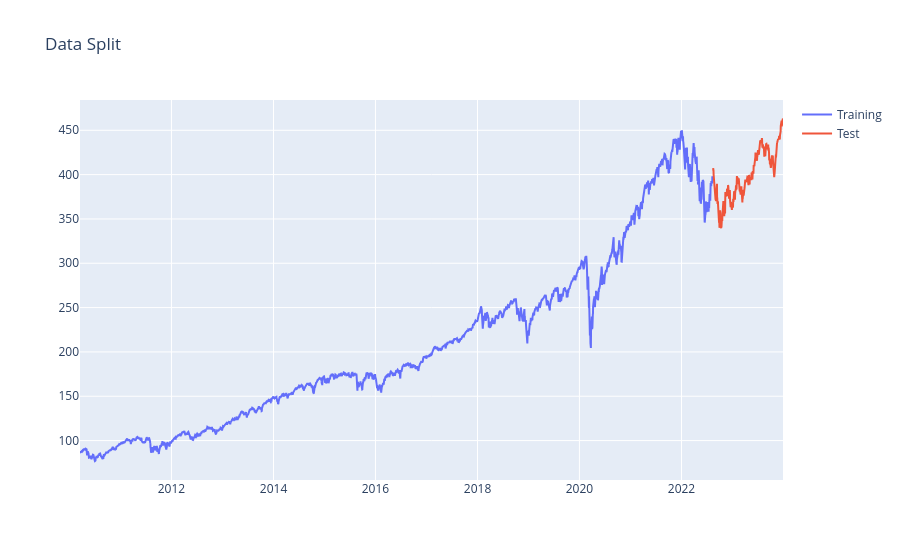

Write notebook code for a chart like this one.
### Markdown cell above
## Splitting data into Training, Validation and Test

### Code cell
test_size = 0.1

#Split's index to de dataset
test_split_index = int(df.shape[0] * (1 - test_size))

#Dataset to train, validation and test
training_dataset = df.iloc[:test_split_index].copy()
test_dataset = df.iloc[test_split_index+1:].copy()

#Ploting
fig = go.Figure()
fig.add_trace(go.Scatter(x=training_dataset.index, y=training_dataset["Close"].squeeze(), name="Training"))
fig.add_trace(go.Scatter(x=test_dataset.index, y=test_dataset["Close"].squeeze(), name="Test"))
fig.update_layout(title="Data Split")
fig.show()

### Figure 1 — Plotly figure (JSON) as saved in the notebook; plotly's stock layout.template omitted (floating-point values rounded to 4 significant figures; data arrays with more than 128 entries replaced by an {"elided": "..."} marker saying what was removed)
{"data": [{"name": "Training", "type": "scatter", "x": {"elided": "3124 str values"}, "y": {"elided": "3124 float values"}}, {"name": "Test", "type": "scatter", "x": {"elided": "347 str values"}, "y": {"elided": "347 float values"}}], "layout": {"autosize": true, "title": {"text": "Data Split"}, "xaxis": {"autorange": true, "range": ["2010-03-17", "2023-12-29"], "type": "date"}, "yaxis": {"autorange": true, "range": [55.52, 484.2], "type": "linear"}}}
